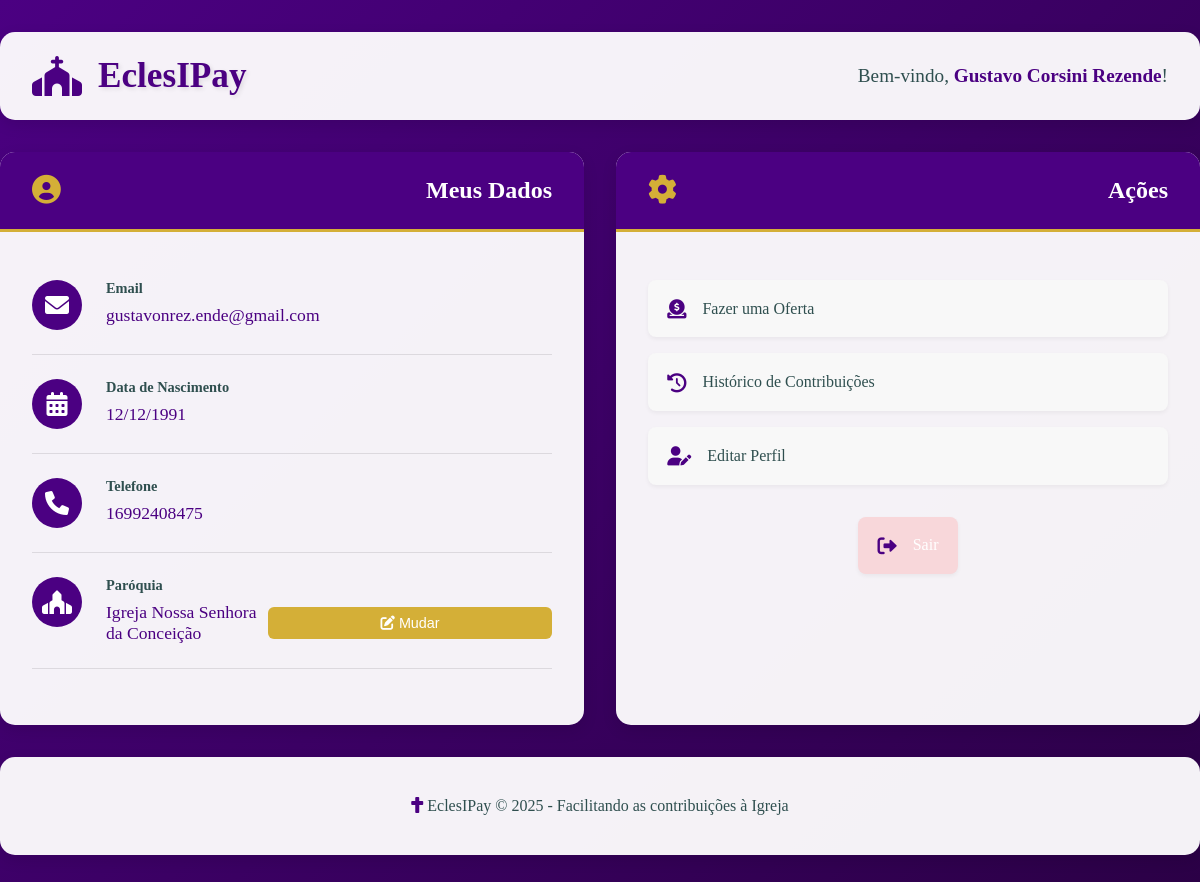
Before: /home/ (signed in) with the older database file.
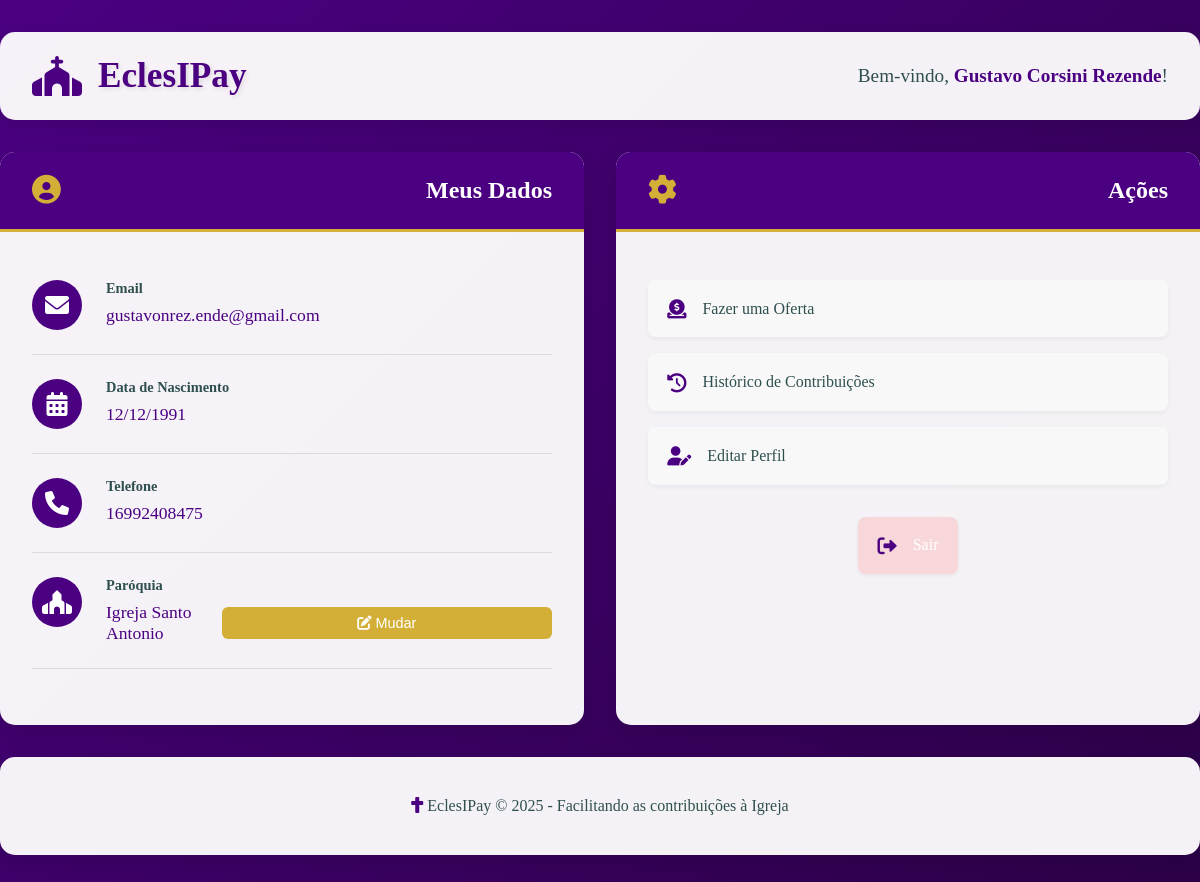
After: the same page with the newer database file.
### dizimo/models.py (models this page shows, shortened)
class Usuario(AbstractBaseUser, PermissionsMixin):
    nome = models.CharField(max_length=150)
    email = models.EmailField(unique=True)
    data_nascimento = models.DateField()
    telefone = models.CharField(max_length=20)
    cpf = models.CharField(max_length=11, null=True, blank=True, default=None)  # Now unique but still nullable
    paroquia = models.ForeignKey(Paroquia, on_delete=models.SET_NULL, null=True, blank=True)
    email_confirmado = models.BooleanField(default=False)
    data_cadastro = models.DateTimeField(default=timezone.now)
    is_active = models.BooleanField(default=True)
    is_staff = models.BooleanField(default=False)
    is_superuser = models.BooleanField(default=False)
    objects = UsuarioManager()
    USERNAME_FIELD = 'email'
    REQUIRED_FIELDS = ['nome', 'data_nascimento', 'telefone']  # Keep CPF out for now

class Paroquia(models.Model):
    nome = models.CharField(max_length=100, unique=True)
    data_criacao = models.DateTimeField(default=timezone.now)

### dizimo/views.py (the view)
# urls.py: path('home/', views.home, name='home'),
@login_required
def home(request):
    paroquias = Paroquia.objects.all()
    return render(request, 'home.html', {'paroquias': paroquias})

### dizimo/templates/home.html (shortened to what this page needs)
{% load static %}
<!DOCTYPE html>
<html>
<head>
    <link rel="stylesheet" href="https://cdnjs.cloudflare.com/ajax/libs/font-awesome/6.0.0-beta3/css/all.min.css">
    <link rel="stylesheet" href="{% static 'css/style.css' %}">
</head>
<body class="home-page">
    <div class="home-container">
        <header class="home-header">
            <div class="logo-area">
                <i class="fas fa-church"></i>
                <h1>EclesIPay</h1>
            </div>
            <div class="user-welcome">
                Bem-vindo, <span class="user-name">{{ request.user.nome }}</span>!
            </div>
        </header>
        <main class="home-content">
            <section class="user-card">
                <div class="card-header">
                    <i class="fas fa-user-circle"></i>
                    <h2>Meus Dados</h2>
                </div>
                <div class="card-body">
                    <div class="info-item">
                        <div class="info-icon"><i class="fas fa-envelope"></i></div>
                        <div class="info-content">
                            <div class="info-label">Email</div>
                            <div class="info-value">{{ request.user.email }}</div>
                        </div>
                    </div>
                    <div class="info-item">
                        <div class="info-icon"><i class="fas fa-calendar-alt"></i></div>
                        <div class="info-content">
                            <div class="info-label">Data de Nascimento</div>
                            <div class="info-value">{{ request.user.data_nascimento|date:"d/m/Y" }}</div>
                        </div>
                    </div>
                    <div class="info-item">
                        <div class="info-icon"><i class="fas fa-phone"></i></div>
                        <div class="info-content">
                            <div class="info-label">Telefone</div>
                            <div class="info-value">{{ request.user.telefone }}</div>
                        </div>
                    </div>
                    <div class="info-item paroquia-info">
                        <div class="info-icon"><i class="fas fa-place-of-worship"></i></div>
                        <div class="info-content">
                            <div class="info-label">Paróquia</div>
                            <div class="info-value">
                                <span id="paroquiaAtual">
                                    {% if request.user.paroquia %}
                                        {{ request.user.paroquia.nome }}
                                    {% else %}
                                        Nenhuma paróquia selecionada
                                    {% endif %}
                                </span>
                                <button type="button" id="mudarParoquia" class="btn-change">
                                    <i class="fas fa-edit"></i> Mudar
                                </button>
                            </div>
                        </div>
                    </div>
                </div>
            </section>
            <section class="actions-card">
                <div class="card-header">
                    <i class="fas fa-cog"></i>
                    <h2>Ações</h2>
                </div>
                <div class="card-body">
                    <a href="{% url 'fazer_oferta' %}" class="action-button">
                        <i class="fas fa-donate"></i> Fazer uma Oferta
                    </a>
                    <a href="{% url 'historico_contribuicao' %}" class="action-button">
                        <i class="fas fa-history"></i> Histórico de Contribuições
                    </a>
                    <a href="{% url 'editar_perfil' %}" class="action-button">
                        <i class="fas fa-user-edit"></i> Editar Perfil
                    </a>
                    <a href="{% url 'logout' %}" class="action-button logout-btn">
                        <i class="fas fa-sign-out-alt"></i> Sair
                    </a>
                </div>
            </section>
        </main>
        <footer class="home-footer">
            <p><i class="fas fa-cross"></i> EclesIPay &copy; {% now "Y" %} - Facilitando as contribuições à Igreja</p>
        </footer>
    </div>
</body>
</html>

### dizimo/static/css/style.css (style rules this page uses)
:root { --primary-color: #4B0082; --secondary-color: #D4AF37; --light-color: #F8F8FF; --dark-color: #2F4F4F; }
body { background: linear-gradient(45deg, var(--primary-color), var(--dark-color)); font-family: 'Merriweather', serif; min-height: 100vh; display: flex; align-items: center; justify-content: center; }
button { background: var(--primary-color); color: white; padding: 12px 25px; border: none; border-radius: 5px; cursor: pointer; font-size: 1.1rem; transition: all 0.3s ease; width: 100%; }
a { color: var(--primary-color); text-decoration: none; }
body { padding: 20px; }
h1 { color: var(--primary-color); text-align: center; margin-bottom: 2rem; font-size: 2.2rem; text-shadow: 2px 2px 4px rgba(0,0,0,0.1); }
#mudarParoquia { background: var(--secondary-color); color: white; padding: 8px 16px; border: none; border-radius: 6px; margin-left: 10px; font-size: 0.9rem; transition: all 0.3s ease; }
.logout-btn { display: block; width: fit-content; margin: 2rem auto 0; padding: 12px 24px; background: var(--secondary-color); color: white !important; border-radius: 8px; text-align: center; transition: all 0.3s ease; text-decoration: none !important; font-weight: 500; }
.home-page { background: linear-gradient(135deg, var(--primary-color) 0%, #2b0046 100%); min-height: 100vh; padding: 0; margin: 0; display: flex; align-items: flex-start; justify-content: center; }
.home-container { width: 100%; max-width: 1200px; margin: 2rem auto; display: flex; flex-direction: column; gap: 2rem; }
.home-header { background: rgba(255, 255, 255, 0.95); padding: 1.5rem 2rem; border-radius: 15px; box-shadow: 0 5px 15px rgba(0, 0, 0, 0.1); display: flex; justify-content: space-between; align-items: center; }
.logo-area { display: flex; align-items: center; gap: 1rem; }
.logo-area i { font-size: 2.5rem; color: var(--primary-color); }
.logo-area h1 { font-size: 2.2rem; margin: 0; color: var(--primary-color); font-weight: bold; }
.user-welcome { font-size: 1.2rem; color: var(--dark-color); }
.user-name { font-weight: bold; color: var(--primary-color); }
.home-content { display: grid; grid-template-columns: 1fr 1fr; gap: 2rem; }
.user-card, .actions-card { background: rgba(255, 255, 255, 0.95); border-radius: 15px; overflow: hidden; box-shadow: 0 5px 15px rgba(0, 0, 0, 0.1); transition: transform 0.3s ease; }
.card-header { background: var(--primary-color); color: white; padding: 1.5rem 2rem; display: flex; align-items: center; gap: 1rem; border-bottom: 3px solid var(--secondary-color); }
.card-header i { font-size: 1.8rem; color: var(--secondary-color); }
.card-header h2 { margin: 0; font-size: 1.5rem; }
.card-body { padding: 2rem; }
.info-item { display: flex; margin-bottom: 1.5rem; padding-bottom: 1.5rem; border-bottom: 1px solid rgba(0,0,0,0.1); }
.info-icon { width: 50px; height: 50px; background: var(--primary-color); border-radius: 50%; display: flex; align-items: center; justify-content: center; margin-right: 1.5rem; }
.info-icon i { font-size: 1.5rem; color: white; }
.info-content { flex: 1; }
.info-label { font-weight: bold; color: var(--dark-color); margin-bottom: 0.5rem; font-size: 0.9rem; }
.info-value { color: var(--primary-color); font-size: 1.1rem; display: flex; align-items: center; justify-content: space-between; }
.btn-change { background: var(--secondary-color); color: white; border: none; border-radius: 20px; padding: 0.5rem 1rem; font-size: 0.9rem; cursor: pointer; transition: all 0.3s ease; }
.action-button { display: flex; align-items: center; padding: 1.2rem; background: #f8f8f8; border-radius: 8px; margin-bottom: 1rem; text-decoration: none; color: var(--dark-color); transition: all 0.3s ease; box-shadow: 0 2px 4px rgba(0,0,0,0.05); }
.action-button i { font-size: 1.2rem; color: var(--primary-color); margin-right: 1rem; transition: all 0.3s ease; }
.logout-btn { background: #f8d7da; color: #721c24; }
.home-footer { background: rgba(255, 255, 255, 0.95); padding: 1.5rem; border-radius: 15px; text-align: center; color: var(--dark-color); box-shadow: 0 5px 15px rgba(0, 0, 0, 0.1); }
.home-footer i { color: var(--primary-color); }
.card-header { display: flex; justify-content: space-between; align-items: center; margin-bottom: 1rem; }

Changed rows visible on the page:
changed Usuario "Gustavo Corsini Rezende": user.paroquia.nome "Igreja Nossa Senhora da Conceição" → "Igreja Santo Antonio"
